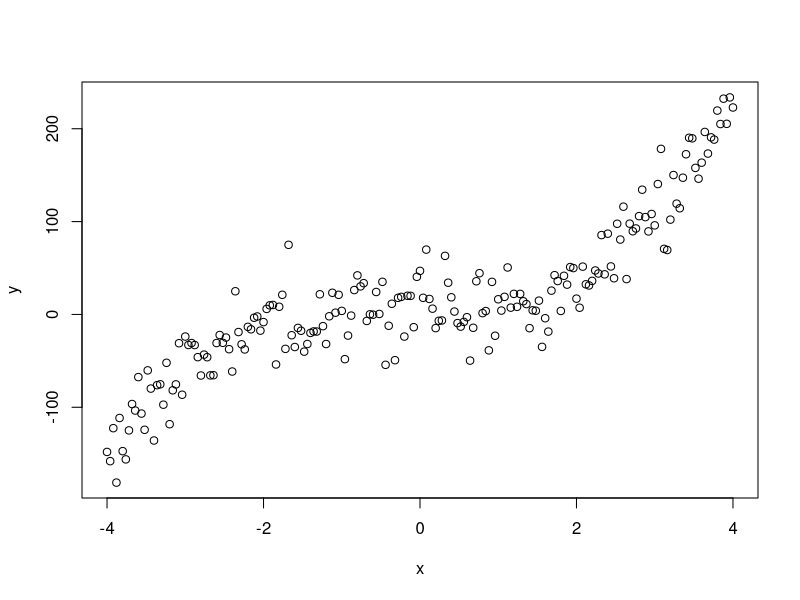

Reproduce this figure in R.
## ---- chunk 1
knitr::opts_chunk$set(echo = TRUE)
## ---- chunk 2
set.seed(16)
x = c(-100:100)/25
n=201
e_sd = 25
e = rnorm(n,sd=e_sd)
y = 3*x^3+2*x^2+x+4+e
plot(x,y)

df = data.frame(Column1 = x,Column2=y)
write.csv(df,"cubic.csv")
